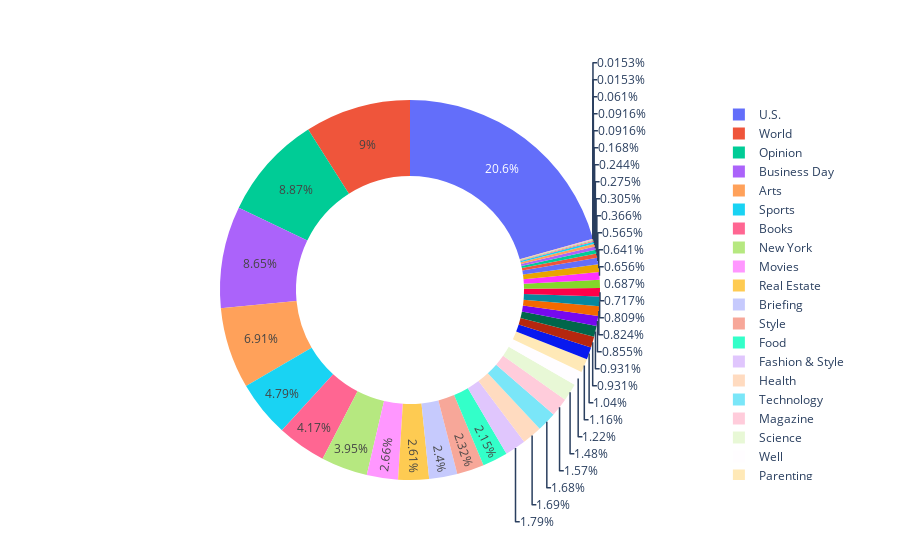

The notebook cell this image was saved under:
### Markdown cell above
## Chart One

### Code cell
# first chart plots section distribution
# as a pie chart
graph_one = []
df_one = df.copy()

# filter and sort values for the visualization
# filtering plots the articles in decreasing order by their values
labels = df_one.section_name.value_counts().index
values = df_one.section_name.value_counts().values

graph_one.append(
    go.Pie(
        labels=labels,
        values=values,
        hole=.6
    )
)

layout_one = dict(title = 'Distribution of sections of this months New York Times articles')

# ONLY FOR LAYOUT CHANGING PURPOSES
fig = go.Figure(data=[go.Pie(labels=labels, values=values, hole=.6)])
fig.update_layout(uniformtext_minsize=5, uniformtext_mode='hide')
fig.show()

### Figure 1 — Plotly figure (JSON) as saved in the notebook; plotly's stock layout.template omitted (floating-point values rounded to 4 significant figures)
{"data": [{"hole": 0.6, "labels": ["U.S.", "World", "Opinion", "Business Day", "Arts", "Sports", "Books", "New York", "Movies", "Real Estate", "Briefing", "Style", "Food", "Fashion & Style", "Health", "Technology", "Magazine", "Science", "Well", "Parenting", "Theater", "Obituaries", "Crosswords & Games", "T Magazine", "Climate", "Podcasts", "Today’s Paper", "Corrections", "At Home", "Travel", "The Upshot", "Times Insider", "The Learning Network", "Your Money", "Burst", "Smarter Living", "Sunday Review", "Admin", "Universal", "Multimedia/Photos", "Reader Center"], "type": "pie", "values": [1353, 590, 581, 567, 453, 314, 273, 259, 174, 171, 157, 152, 141, 117, 111, 110, 103, 97, 80, 76, 68, 61, 61, 56, 54, 53, 47, 45, 43, 42, 37, 24, 20, 18, 16, 11, 6, 6, 4, 1, 1]}], "layout": {"uniformtext": {"minsize": 5, "mode": "hide"}}}
